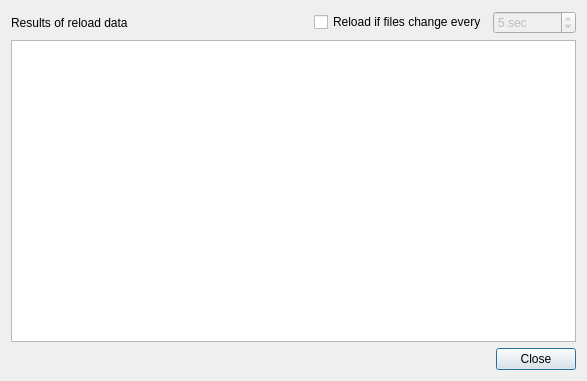
<?xml version="1.0" encoding="UTF-8"?>
<ui version="4.0">
 <class>ReloadDialog</class>
 <widget class="QDialog" name="ReloadDialog">
  <property name="geometry">
   <rect>
    <x>0</x>
    <y>0</y>
    <width>587</width>
    <height>381</height>
   </rect>
  </property>
  <property name="windowTitle">
   <string>Reload data - Veusz</string>
  </property>
  <layout class="QVBoxLayout" name="verticalLayout">
   <item>
    <layout class="QHBoxLayout" name="horizontalLayout_2">
     <item>
      <widget class="QLabel" name="label">
       <property name="text">
        <string>Results of reload data</string>
       </property>
      </widget>
     </item>
     <item>
      <spacer name="horizontalSpacer">
       <property name="orientation">
        <enum>Qt::Horizontal</enum>
       </property>
       <property name="sizeHint" stdset="0">
        <size>
         <width>0</width>
         <height>0</height>
        </size>
       </property>
      </spacer>
     </item>
     <item>
      <widget class="QCheckBox" name="intervalCheck">
       <property name="text">
        <string>Reload if files change every</string>
       </property>
      </widget>
     </item>
     <item>
      <widget class="QSpinBox" name="intervalTime">
       <property name="enabled">
        <bool>false</bool>
       </property>
       <property name="suffix">
        <string> sec</string>
       </property>
       <property name="minimum">
        <number>1</number>
       </property>
       <property name="maximum">
        <number>99999</number>
       </property>
       <property name="value">
        <number>5</number>
       </property>
      </widget>
     </item>
    </layout>
   </item>
   <item>
    <widget class="QTextEdit" name="outputedit">
     <property name="font">
      <font>
       <family>Sans Serif</family>
       <pointsize>9</pointsize>
       <weight>50</weight>
       <italic>false</italic>
       <bold>false</bold>
       <underline>false</underline>
       <strikeout>false</strikeout>
      </font>
     </property>
     <property name="lineWrapMode">
      <enum>QTextEdit::NoWrap</enum>
     </property>
     <property name="readOnly">
      <bool>true</bool>
     </property>
    </widget>
   </item>
   <item>
    <widget class="QDialogButtonBox" name="buttonBox">
     <property name="standardButtons">
      <set>QDialogButtonBox::Close</set>
     </property>
    </widget>
   </item>
  </layout>
 </widget>
 <resources/>
 <connections>
  <connection>
   <sender>buttonBox</sender>
   <signal>rejected()</signal>
   <receiver>ReloadDialog</receiver>
   <slot>close()</slot>
   <hints>
    <hint type="sourcelabel">
     <x>20</x>
     <y>20</y>
    </hint>
    <hint type="destinationlabel">
     <x>20</x>
     <y>20</y>
    </hint>
   </hints>
  </connection>
  <connection>
   <sender>intervalCheck</sender>
   <signal>toggled(bool)</signal>
   <receiver>intervalTime</receiver>
   <slot>setEnabled(bool)</slot>
   <hints>
    <hint type="sourcelabel">
     <x>20</x>
     <y>20</y>
    </hint>
    <hint type="destinationlabel">
     <x>20</x>
     <y>20</y>
    </hint>
   </hints>
  </connection>
 </connections>
</ui>
